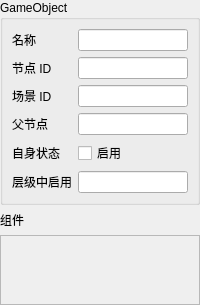
<?xml version="1.0" encoding="UTF-8"?>
<ui version="4.0">
 <class>GameObjectInspectorForm</class>
 <widget class="QWidget" name="GameObjectInspectorForm">
  <layout class="QVBoxLayout" name="mainLayout">
   <property name="leftMargin"><number>0</number></property><property name="topMargin"><number>0</number></property><property name="rightMargin"><number>0</number></property><property name="bottomMargin"><number>0</number></property>
   <item><widget class="QGroupBox" name="objectGroup">
    <property name="sizePolicy"><sizepolicy hsizetype="Expanding" vsizetype="Maximum"><horstretch>0</horstretch><verstretch>0</verstretch></sizepolicy></property>
    <property name="title"><string>GameObject</string></property>
    <layout class="QFormLayout" name="objectLayout">
     <item row="0" column="0"><widget class="QLabel" name="nameLabel"><property name="text"><string>名称</string></property></widget></item>
     <item row="0" column="1"><widget class="QLineEdit" name="objectNameEdit"/></item>
     <item row="1" column="0"><widget class="QLabel" name="instanceLabel"><property name="text"><string>节点 ID</string></property></widget></item>
     <item row="1" column="1"><widget class="QLineEdit" name="objectInstanceIDEdit"><property name="readOnly"><bool>true</bool></property></widget></item>
     <item row="2" column="0"><widget class="QLabel" name="sceneLabel"><property name="text"><string>场景 ID</string></property></widget></item>
     <item row="2" column="1"><widget class="QLineEdit" name="sceneInstanceIDEdit"><property name="readOnly"><bool>true</bool></property></widget></item>
     <item row="3" column="0"><widget class="QLabel" name="parentLabel"><property name="text"><string>父节点</string></property></widget></item>
     <item row="3" column="1"><widget class="QLineEdit" name="parentNameEdit"><property name="readOnly"><bool>true</bool></property></widget></item>
     <item row="4" column="0"><widget class="QLabel" name="activeLabel"><property name="text"><string>自身状态</string></property></widget></item>
     <item row="4" column="1"><widget class="QCheckBox" name="objectActiveCheck"><property name="text"><string>启用</string></property></widget></item>
     <item row="5" column="0"><widget class="QLabel" name="hierarchyLabel"><property name="text"><string>层级中启用</string></property></widget></item>
     <item row="5" column="1"><widget class="QLineEdit" name="hierarchyActiveEdit"><property name="readOnly"><bool>true</bool></property></widget></item>
    </layout>
   </widget></item>
   <item><widget class="QLabel" name="componentCountLabel"><property name="sizePolicy"><sizepolicy hsizetype="Preferred" vsizetype="Fixed"><horstretch>0</horstretch><verstretch>0</verstretch></sizepolicy></property><property name="text"><string>组件</string></property></widget></item>
   <item><widget class="QScrollArea" name="componentScroll">
    <property name="widgetResizable"><bool>true</bool></property>
    <widget class="QWidget" name="componentHost"><layout class="QVBoxLayout" name="componentLayout">
     <property name="leftMargin"><number>0</number></property><property name="topMargin"><number>0</number></property><property name="rightMargin"><number>0</number></property><property name="bottomMargin"><number>0</number></property>
     <item><spacer name="bottomSpacer"><property name="orientation"><enum>Qt::Vertical</enum></property><property name="sizeHint" stdset="0"><size><width>20</width><height>20</height></size></property></spacer></item>
    </layout></widget>
   </widget></item>
  </layout>
 </widget>
 <resources/>
 <connections/>
</ui>
